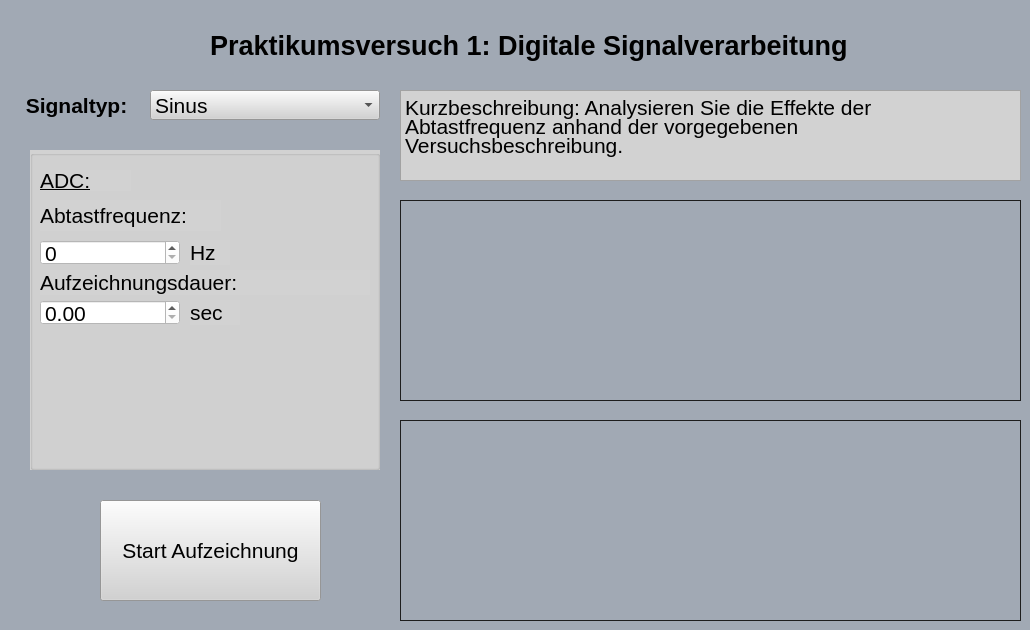
    <widget class="QWidget" name="tab_1">
     <property name="styleSheet">
      <string notr="true">background: rgb(161, 169, 180)</string>
     </property>
     <attribute name="title">
      <string>Versuch 1</string>
     </attribute>
     <widget class="QLabel" name="label">
      <property name="geometry">
       <rect>
        <x>140</x>
        <y>20</y>
        <width>820</width>
        <height>50</height>
       </rect>
      </property>
      <property name="font">
       <font>
        <family>Arial</family>
        <pointsize>20</pointsize>
        <weight>75</weight>
        <italic>false</italic>
        <bold>true</bold>
        <underline>false</underline>
        <strikeout>false</strikeout>
       </font>
      </property>
      <property name="text">
       <string>Praktikumsversuch 1: Digitale Signalverarbeitung</string>
      </property>
      <property name="indent">
       <number>70</number>
      </property>
     </widget>
     <widget class="QTextEdit" name="textEdit">
      <property name="geometry">
       <rect>
        <x>400</x>
        <y>90</y>
        <width>621</width>
        <height>91</height>
       </rect>
      </property>
      <property name="styleSheet">
       <string notr="true">background:  rgb(210, 210, 210)</string>
      </property>
      <property name="html">
       <string>&lt;!DOCTYPE HTML PUBLIC &quot;-//W3C//DTD HTML 4.0//EN&quot; &quot;http://www.w3.org/TR/REC-html40/strict.dtd&quot;&gt;
&lt;html&gt;&lt;head&gt;&lt;meta name=&quot;qrichtext&quot; content=&quot;1&quot; /&gt;&lt;style type=&quot;text/css&quot;&gt;
p, li { white-space: pre-wrap; }
&lt;/style&gt;&lt;/head&gt;&lt;body style=&quot; font-family:'MS Shell Dlg 2'; font-size:8.25pt; font-weight:400; font-style:normal;&quot;&gt;
&lt;p style=&quot; margin-top:0px; margin-bottom:0px; margin-left:0px; margin-right:0px; -qt-block-indent:0; text-indent:0px; line-height:80%;&quot;&gt;&lt;span style=&quot; font-size:16pt;&quot;&gt;Kurzbeschreibung: Analysieren Sie die Effekte der Abtastfrequenz anhand der vorgegebenen Versuchsbeschreibung.&lt;/span&gt;&lt;/p&gt;&lt;/body&gt;&lt;/html&gt;</string>
      </property>
     </widget>
     <widget class="PlotWidget" name="upGraphicsView">
      <property name="geometry">
       <rect>
        <x>400</x>
        <y>200</y>
        <width>621</width>
        <height>201</height>
       </rect>
      </property>
      <property name="styleSheet">
       <string notr="true">border: 1px solid rgb(30, 30, 30)</string>
      </property>
     </widget>
     <widget class="PlotWidget" name="downGraphicsView">
      <property name="geometry">
       <rect>
        <x>400</x>
        <y>420</y>
        <width>621</width>
        <height>201</height>
       </rect>
      </property>
      <property name="styleSheet">
       <string notr="true">border: 1px solid rgb(30, 30, 30)</string>
      </property>
     </widget>
     <widget class="QComboBox" name="v1_signaltype">
      <property name="geometry">
       <rect>
        <x>150</x>
        <y>90</y>
        <width>230</width>
        <height>30</height>
       </rect>
      </property>
      <property name="font">
       <font>
        <family>Arial</family>
        <pointsize>16</pointsize>
       </font>
      </property>
      <property name="styleSheet">
       <string notr="true">background: rgb(210, 210, 210)</string>
      </property>
      <item>
       <property name="text">
        <string>Sinus</string>
       </property>
      </item>
      <item>
       <property name="text">
        <string>Rechteck</string>
       </property>
      </item>
      <item>
       <property name="text">
        <string>Dreieck</string>
       </property>
      </item>
     </widget>
     <widget class="QLabel" name="label_9">
      <property name="geometry">
       <rect>
        <x>20</x>
        <y>90</y>
        <width>130</width>
        <height>30</height>
       </rect>
      </property>
      <property name="font">
       <font>
        <family>Arial</family>
        <pointsize>16</pointsize>
        <weight>75</weight>
        <bold>true</bold>
       </font>
      </property>
      <property name="text">
       <string> Signaltyp:</string>
      </property>
     </widget>
     <widget class="QPushButton" name="pushButton_5">
      <property name="geometry">
       <rect>
        <x>100</x>
        <y>500</y>
        <width>221</width>
        <height>101</height>
       </rect>
      </property>
      <property name="font">
       <font>
        <family>Arial</family>
        <pointsize>16</pointsize>
        <weight>50</weight>
        <bold>false</bold>
       </font>
      </property>
      <property name="styleSheet">
       <string notr="true">background:  rgb(210, 210, 210)</string>
      </property>
      <property name="text">
       <string>Start Aufzeichnung</string>
      </property>
     </widget>
     <widget class="QGroupBox" name="groupBox_5">
      <property name="geometry">
       <rect>
        <x>30</x>
        <y>150</y>
        <width>350</width>
        <height>320</height>
       </rect>
      </property>
      <property name="styleSheet">
       <string notr="true">background: rgb(210, 210, 210)</string>
      </property>
      <property name="title">
       <string/>
      </property>
      <widget class="QLabel" name="label_17">
       <property name="geometry">
        <rect>
         <x>10</x>
         <y>20</y>
         <width>91</width>
         <height>21</height>
        </rect>
       </property>
       <property name="font">
        <font>
         <family>Arial</family>
         <pointsize>16</pointsize>
         <underline>true</underline>
        </font>
       </property>
       <property name="text">
        <string>ADC:</string>
       </property>
      </widget>
      <widget class="QLabel" name="label_18">
       <property name="geometry">
        <rect>
         <x>10</x>
         <y>50</y>
         <width>181</width>
         <height>31</height>
        </rect>
       </property>
       <property name="font">
        <font>
         <family>Arial</family>
         <pointsize>16</pointsize>
        </font>
       </property>
       <property name="text">
        <string>Abtastfrequenz:</string>
       </property>
      </widget>
      <widget class="QLabel" name="label_34">
       <property name="geometry">
        <rect>
         <x>10</x>
         <y>120</y>
         <width>330</width>
         <height>25</height>
        </rect>
       </property>
       <property name="font">
        <font>
         <family>Arial</family>
         <pointsize>16</pointsize>
        </font>
       </property>
       <property name="text">
        <string>Aufzeichnungsdauer:</string>
       </property>
      </widget>
      <widget class="QSpinBox" name="v1_frequenz">
       <property name="geometry">
        <rect>
         <x>10</x>
         <y>90</y>
         <width>140</width>
         <height>25</height>
        </rect>
       </property>
       <property name="font">
        <font>
         <family>Arial</family>
         <pointsize>16</pointsize>
        </font>
       </property>
       <property name="styleSheet">
        <string notr="true">background: rgb(255, 255, 255)</string>
       </property>
      </widget>
      <widget class="QDoubleSpinBox" name="v1_duration">
       <property name="geometry">
        <rect>
         <x>10</x>
         <y>150</y>
         <width>140</width>
         <height>25</height>
        </rect>
       </property>
       <property name="font">
        <font>
         <family>Arial</family>
         <pointsize>16</pointsize>
        </font>
       </property>
       <property name="styleSheet">
        <string notr="true">background: rgb(255, 255, 255)</string>
       </property>
       <property name="minimum">
        <double>0.000000000000000</double>
       </property>
       <property name="maximum">
        <double>10000000.000000000000000</double>
       </property>
       <property name="singleStep">
        <double>0.500000000000000</double>
       </property>
      </widget>
      <widget class="QLabel" name="label_35">
       <property name="geometry">
        <rect>
         <x>160</x>
         <y>90</y>
         <width>40</width>
         <height>25</height>
        </rect>
       </property>
       <property name="font">
        <font>
         <family>Arial</family>
         <pointsize>16</pointsize>
        </font>
       </property>
       <property name="text">
        <string>Hz</string>
       </property>
      </widget>
      <widget class="QLabel" name="label_36">
       <property name="geometry">
        <rect>
         <x>160</x>
         <y>150</y>
         <width>50</width>
         <height>25</height>
        </rect>
       </property>
       <property name="font">
        <font>
         <family>Arial</family>
         <pointsize>16</pointsize>
        </font>
       </property>
       <property name="text">
        <string>sec</string>
       </property>
      </widget>
     </widget>
    </widget>
